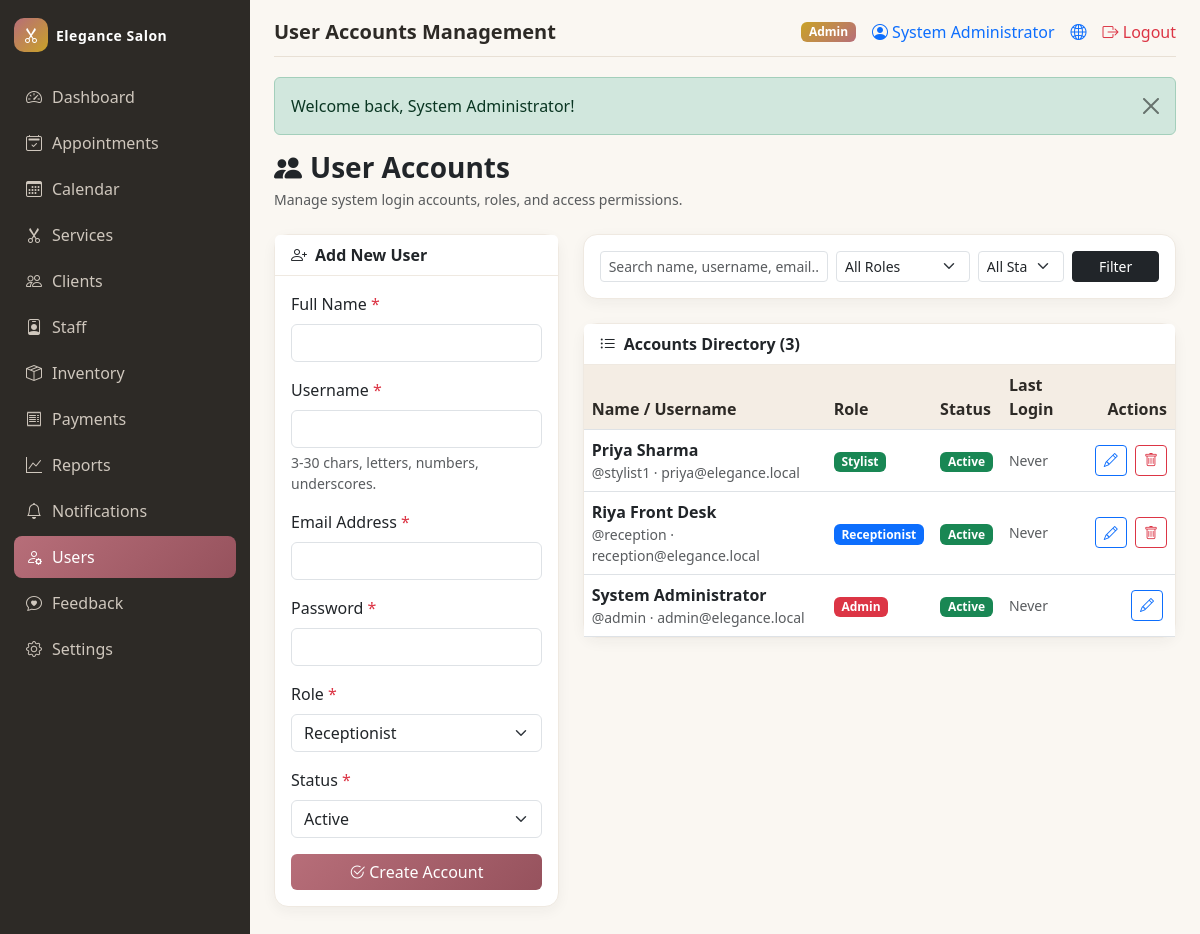
The page /modules/admin/users.php (signed in) on the database its author committed.
### tables this page shows
CREATE TABLE users (
  user_id    INT UNSIGNED AUTO_INCREMENT PRIMARY KEY,
  name       VARCHAR(100) NOT NULL,
  username   VARCHAR(50)  NOT NULL,
  email      VARCHAR(120) NOT NULL,
  phone      VARCHAR(20)  DEFAULT NULL,
  password   VARCHAR(255) NOT NULL,                
  role       ENUM('admin','receptionist','stylist') NOT NULL DEFAULT 'receptionist',
  status     ENUM('active','inactive') NOT NULL DEFAULT 'active',
  last_login DATETIME DEFAULT NULL,
  created_at TIMESTAMP NOT NULL DEFAULT CURRENT_TIMESTAMP,
  UNIQUE KEY uq_users_username (username),
  UNIQUE KEY uq_users_email    (email)
);

CREATE TABLE staff (
  staff_id        INT UNSIGNED AUTO_INCREMENT PRIMARY KEY,
  user_id         INT UNSIGNED DEFAULT NULL UNIQUE,
  name            VARCHAR(100) NOT NULL,
  email           VARCHAR(120) DEFAULT NULL,
  phone           VARCHAR(20)  DEFAULT NULL,
  specialization  VARCHAR(150) DEFAULT NULL,
  commission_rate DECIMAL(5,2) NOT NULL DEFAULT 10.00,    
  work_days       SET('Mon','Tue','Wed','Thu','Fri','Sat','Sun')
                  NOT NULL DEFAULT 'Mon,Tue,Wed,Thu,Fri,Sat',
  shift_start     TIME NOT NULL DEFAULT '09:00:00',
  shift_end       TIME NOT NULL DEFAULT '18:00:00',
  hire_date       DATE DEFAULT NULL,
  status          ENUM('active','on_leave','inactive') NOT NULL DEFAULT 'active',
  created_at      TIMESTAMP NOT NULL DEFAULT CURRENT_TIMESTAMP,
  CONSTRAINT fk_staff_user FOREIGN KEY (user_id)
      REFERENCES users(user_id) ON DELETE SET NULL
);

### modules/admin/users.php (the view, shortened to what the rows shown need)
<?php
require_once __DIR__ . '/../../includes/init.php';
$self = BASE_URL . 'modules/admin/users.php';
$current_admin_id = (int)$_SESSION['user_id'];
$page     = isset($_GET['page']) ? max(1, (int)$_GET['page']) : 1;
$limit    = 10;
$offset   = ($page - 1) * $limit;
$where = array('1=1');
$types = '';
$params = array();
$where_sql = implode(' AND ', $where);
$data_sql = "SELECT u.*, s.staff_id FROM users u LEFT JOIN staff s ON s.user_id = u.user_id WHERE {$where_sql} ORDER BY u.user_id DESC LIMIT ?, ?";
$stmt = mysqli_prepare($conn, $data_sql);
$types_limit = $types . 'ii';
$params_limit = array_merge($params, array($offset, $limit));
mysqli_stmt_bind_param($stmt, $types_limit, ...$params_limit);
mysqli_stmt_execute($stmt);
$users = mysqli_fetch_all(mysqli_stmt_get_result($stmt), MYSQLI_ASSOC);
require_once __DIR__ . '/../../includes/dash_header.php';
?>
<div class="d-flex justify-content-between align-items-center mb-4 flex-wrap gap-3">
    <div>
        <h1 class="h3 mb-1 fw-bold text-dark"><i class="bi bi-people-fill text-salon me-2"></i>User Accounts</h1>
    </div>
</div>
<div class="row g-4">
    <div class="col-lg-8">
        <div class="card card-salon">
            <div class="card-body p-0">
                <div class="table-responsive">
                    <table class="table table-hover mb-0 align-middle">
                        <thead>
                            <tr>
                                <th>Name / Username</th>
                                <th>Role</th>
                                <th>Status</th>
                                <th>Last Login</th>
                                <th class="text-end">Actions</th>
                            </tr>
                        </thead>
                        <tbody>
                            <?php if (empty($users)): ?>
                                <tr><td colspan="5" class="text-center py-4 text-muted small">No user accounts found.</td></tr>
                            <?php else: ?>
                                <?php foreach ($users as $u):
                                    $role_badge = array('admin' => 'bg-danger', 'receptionist' => 'bg-primary', 'stylist' => 'bg-success')[$u['role']] ?? 'bg-secondary';
                                    $is_self = ((int)$u['user_id'] === $current_admin_id);
                                ?>
                                    <tr>
                                        <td>
                                            <div class="fw-semibold text-dark"><?= e($u['name']) ?></div>
                                            <div class="text-muted small">@<?= e($u['username']) ?> · <?= e($u['email']) ?></div>
                                        </td>
                                        <td><span class="badge <?= $role_badge ?>"><?= ucfirst($u['role']) ?></span></td>
                                        <td>
                                            <?php if ($u['status'] === 'active'): ?>
                                                <span class="badge text-bg-success">Active</span>
                                            <?php else: ?>
                                                <span class="badge text-bg-secondary">Inactive</span>
                                            <?php endif; ?>
                                        </td>
                                        <td class="text-muted small"><?= $u['last_login'] ? e(date('d M Y, h:i A', strtotime($u['last_login']))) : 'Never' ?></td>
                                        <td class="text-end text-nowrap">
                                            <a href="<?= $self ?>?id=<?= (int)$u['user_id'] ?>" class="btn btn-sm btn-outline-primary me-1" title="Edit User"><i class="bi bi-pencil"></i></a>
                                            <?php if (!$is_self): ?>
                                                <form method="POST" action="" class="d-inline" data-confirm="Are you sure you want to delete this user account?">
                                                    <button type="submit" class="btn btn-sm btn-outline-danger" title="Delete Account"><i class="bi bi-trash"></i></button>
                                                </form>
                                            <?php endif; ?>
                                        </td>
                                    </tr>
                                <?php endforeach; ?>
                            <?php endif; ?>
                        </tbody>
                    </table>
                </div>
            </div>
        </div>
    </div>
</div>
<?php require_once __DIR__ . '/../../includes/dash_footer.php'; ?>

### includes/dash_header.php (shortened to what the rows shown need)
<?php
$u   = current_user();
?>
<!DOCTYPE html>
<html lang="en">
<head>
<link href="https://cdn.jsdelivr.net/npm/bootstrap@5.3.3/dist/css/bootstrap.min.css" rel="stylesheet">
<link href="https://cdn.jsdelivr.net/npm/bootstrap-icons@1.11.3/font/bootstrap-icons.min.css" rel="stylesheet">
<link href="<?= BASE_URL ?>assets/css/style.css" rel="stylesheet">
</head>
<body>
<div class="dash-main">
  <div class="dash-topbar">
    <div class="d-flex align-items-center gap-3 flex-wrap">
      <span class="badge badge-role"><?= e(ucfirst($u['role'])) ?></span>
      <a class="text-decoration-none" href="<?= BASE_URL ?>modules/auth/profile.php" title="My profile / change password">
        <i class="bi bi-person-circle"></i> <?= e($u['name']) ?>
      </a>
      <a class="text-decoration-none" href="<?= BASE_URL ?>index.php" title="View public site"><i class="bi bi-globe2"></i></a>
      <a class="text-danger text-decoration-none" href="<?= BASE_URL ?>modules/auth/logout.php"><i class="bi bi-box-arrow-right"></i> Logout</a>
    </div>
  </div>

### rows shown on the page
users: role "Admin", name "System Administrator", username "admin", email "admin@elegance.local", status "Active", shows "Never"
staff: user.name "Priya Sharma", user.username "stylist1", user.email "priya@elegance.local", user.role "Stylist"
users: name "Riya Front Desk", username "reception", email "reception@elegance.local", role "Receptionist", status "Active", shows "Never"

### other values the page prints
get_setting('salon_name', SITE_NAME) "Elegance Salon"
$m_item['label'] "Dashboard"
$m_item['label'] "Appointments"
$m_item['label'] "Calendar"
$m_item['label'] "Services"
$m_item['label'] "Clients"
$m_item['label'] "Staff"
$m_item['label'] "Inventory"
$m_item['label'] "Payments"
$m_item['label'] "Reports"
$m_item['label'] "Notifications"
$m_item['label'] "Users"
$m_item['label'] "Feedback"
$m_item['label'] "Settings"
$page_title "User Accounts Management"
